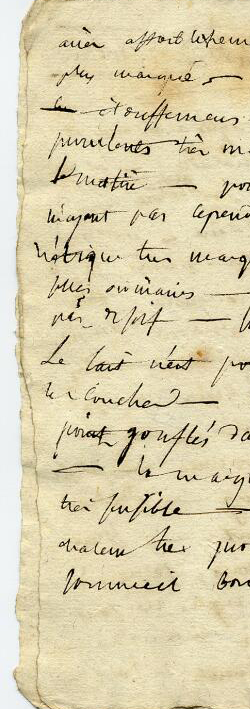
#> input picture doc4.jpg, 250 x 709 px
$ python histoTP5.py
#> lines starting #> are read from the running program, lines starting #| are printed output that depends on the picture
import matplotlib.pyplot as plt
import numpy as  np
from PIL import Image

image=Image.open("doc4.jpg").convert('L')
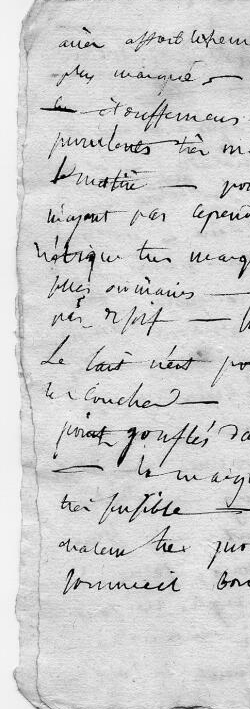
#> image: PIL image 250x709 L; min 1, max 253, mean 207.6
image_array=np.array(image)
projection_v=np.sum(image_array,axis=1)
#> projection_v = 709 values, max 55724 at index 203, min 40554 at index 509, mean 51890.3
taille= len(projection_v)
#> taille = 709
i=0
compteur=0
m=max(projection_v)
#> m = 55724
# Calculer un seuil basé sur le percentile des valeurs de projection
percentile_val = np.percentile(projection_v, 10)  # Par exemple, le 10e percentile
#> percentile_val = 47202.2
val = percentile_val
#> val = 47202.2


while i< taille:
    if projection_v[i]<val:
        compteur+=1
        i+=10
    i+=1
#> this loop made 549 passes
#> i on passes 1 to 12: 1, 2, 3, 4, 5, 6, 7, 8, 9, 10, 11, 12
#> after the loop, compteur = 16; i = 709
print(compteur)
#| 16
plt.figure(figsize=(10, 6))
plt.plot(projection_v)
plt.title("Histogramme de Projection Verticale")
plt.xlabel("Ligne")
plt.ylabel("Somme des pixels")

plt.show()
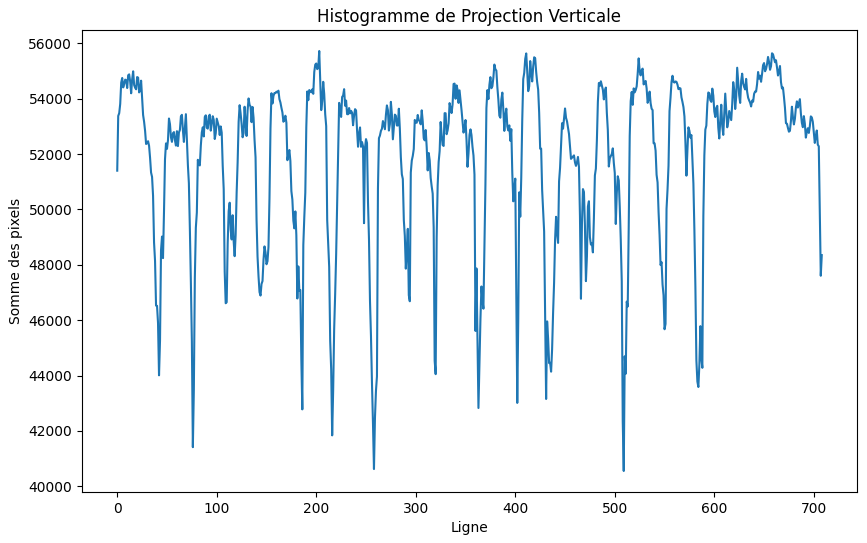
#> figure drawn by matplotlib, 1 panel; curve peaks at x = 203, y = 55724

$ run again, with doc1.jpg copied over doc4.jpg
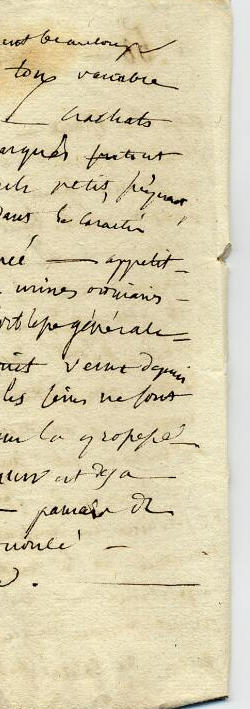
#> input picture doc1.jpg, 250 x 709 px
#> `image=Image.open("doc4.jpg").convert('L')`:
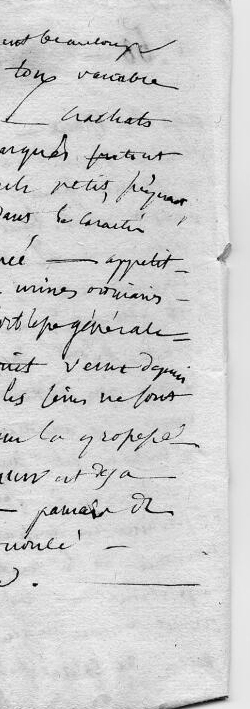
#> image: PIL image 250x709 L; min 2, max 250, mean 207
#> projection_v = 709 values, max 55742 at index 646, min 37141 at index 260, mean 51748.4
#> taille = 709
#> m = 55742
#> percentile_val = 47115.8
#> the loop `while i< taille:` made 559 passes
#> i on passes 1 to 8: 1, 2, 3, 4, 5, 6, 7, 8
#> after the loop `while i< taille:`: compteur = 15; i = 709
#| 15
#> `plt.show()`:
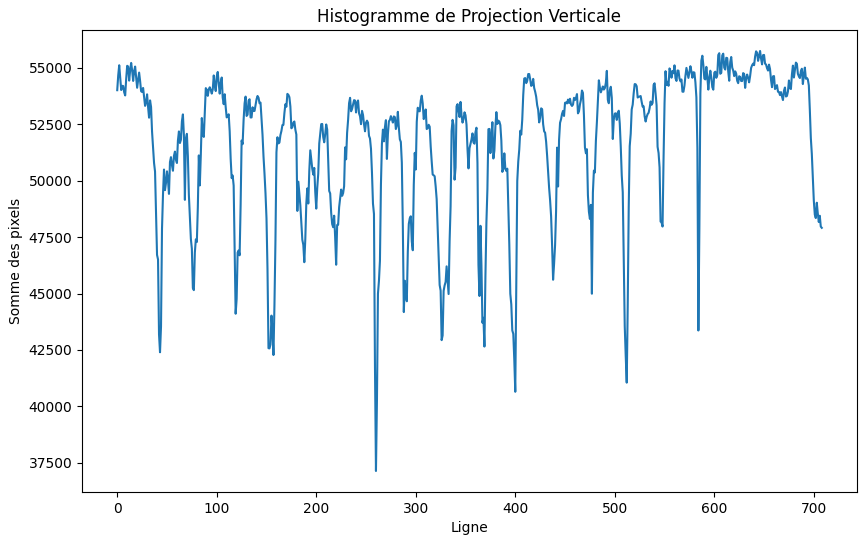
#> figure drawn by matplotlib, 1 panel; curve peaks at x = 646, y = 55742

$ run again, with doc2.jpg copied over doc4.jpg
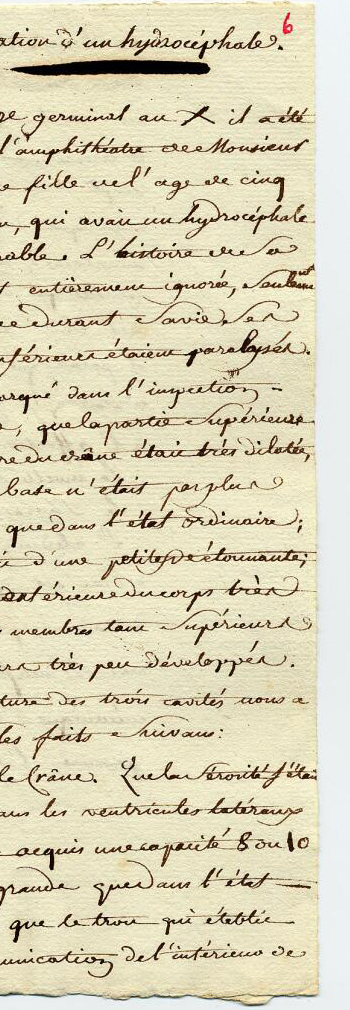
#> input picture doc2.jpg, 350 x 1010 px
#> `image=Image.open("doc4.jpg").convert('L')`:
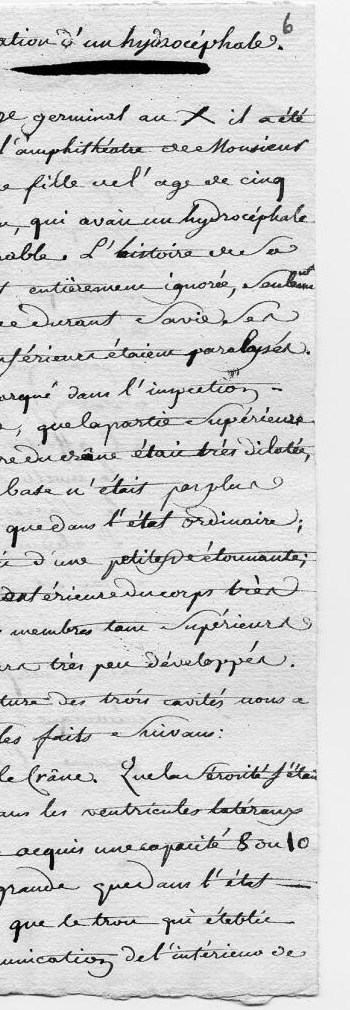
#> image: PIL image 350x1010 L; min 0, max 255, mean 209.9
#> projection_v = 1010 values, max 85961 at index 0, min 35306 at index 69, mean 73469.8
#> taille = 1010
#> m = 85961
#> percentile_val = 63795.1
#> the loop `while i< taille:` made 760 passes
#> i on passes 1 to 8: 1, 2, 3, 4, 5, 6, 7, 8
#> after the loop `while i< taille:`: compteur = 25; i = 1010
#| 25
#> `plt.show()`:
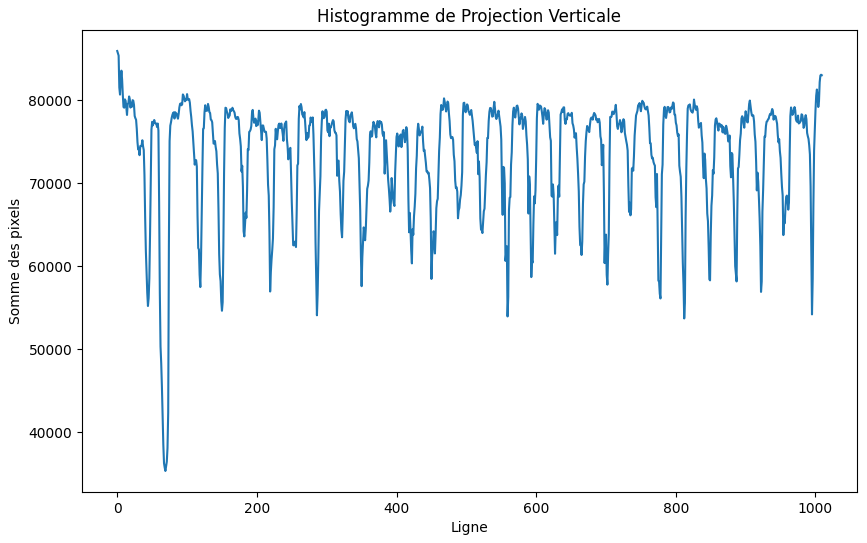
#> figure drawn by matplotlib, 1 panel; curve peaks at x = 0, y = 85961

$ run again, with doc3.jpg copied over doc4.jpg
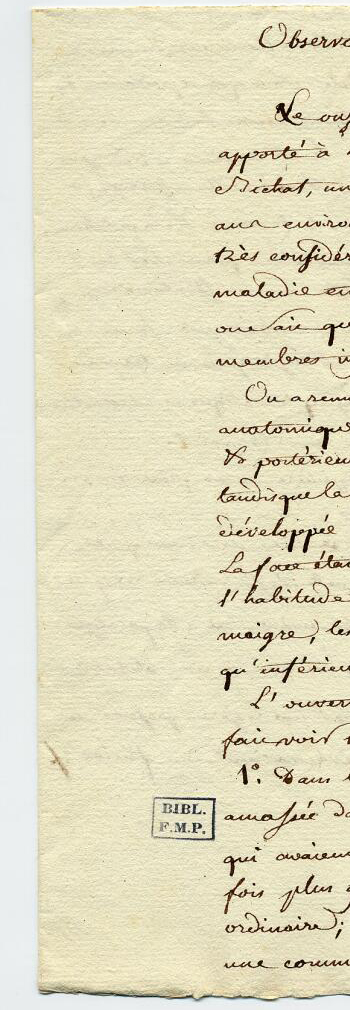
#> input picture doc3.jpg, 350 x 1010 px
#> `image=Image.open("doc4.jpg").convert('L')`:
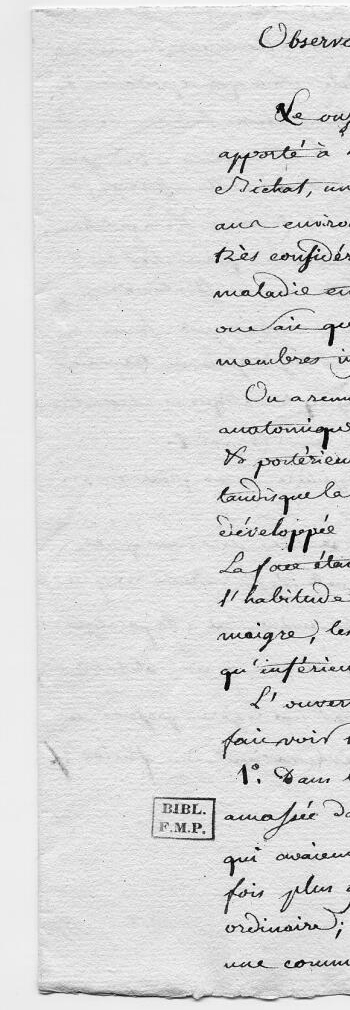
#> image: PIL image 350x1010 L; min 3, max 254, mean 218.9
#> projection_v = 1010 values, max 85750 at index 4, min 60628 at index 996, mean 76603.6
#> taille = 1010
#> m = 85750
#> percentile_val = 71704.9
#> the loop `while i< taille:` made 770 passes
#> i on passes 1 to 8: 1, 2, 3, 4, 5, 6, 7, 8
#> after the loop `while i< taille:`: compteur = 24; i = 1010
#| 24
#> `plt.show()`:
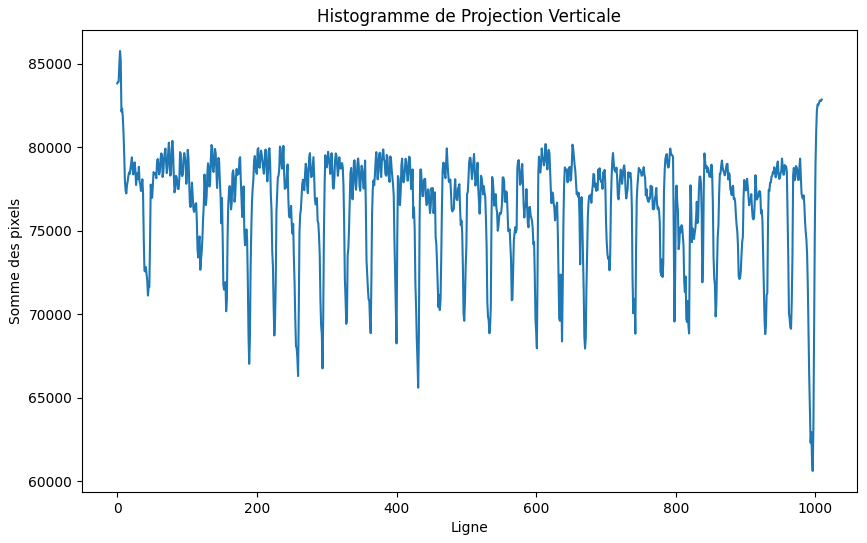
#> figure drawn by matplotlib, 1 panel; curve peaks at x = 4, y = 85750
